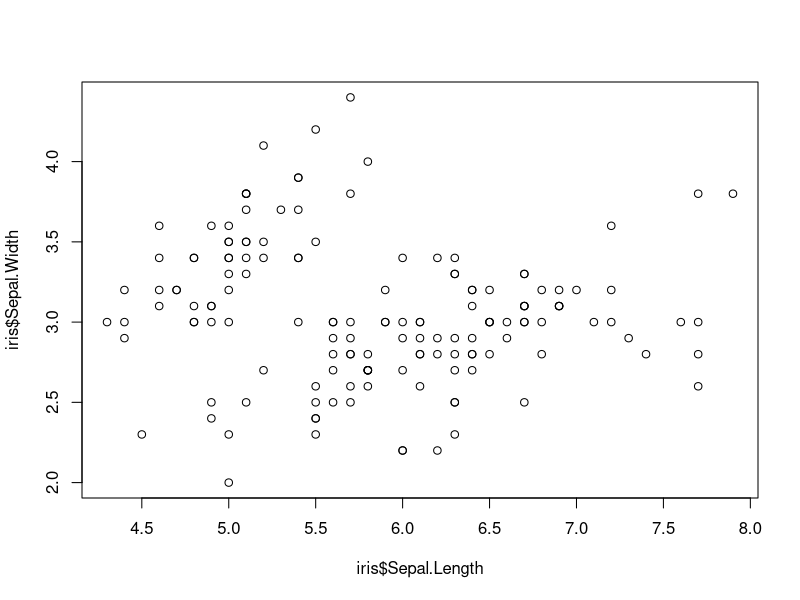
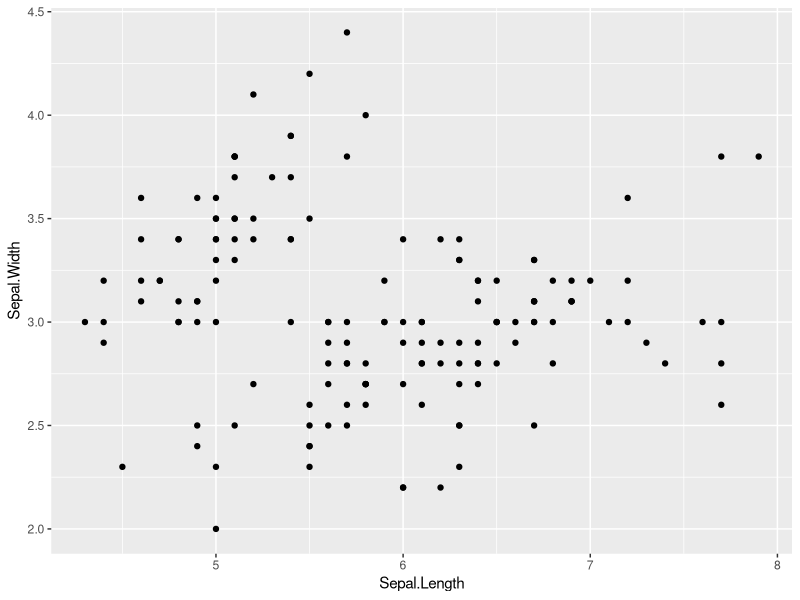
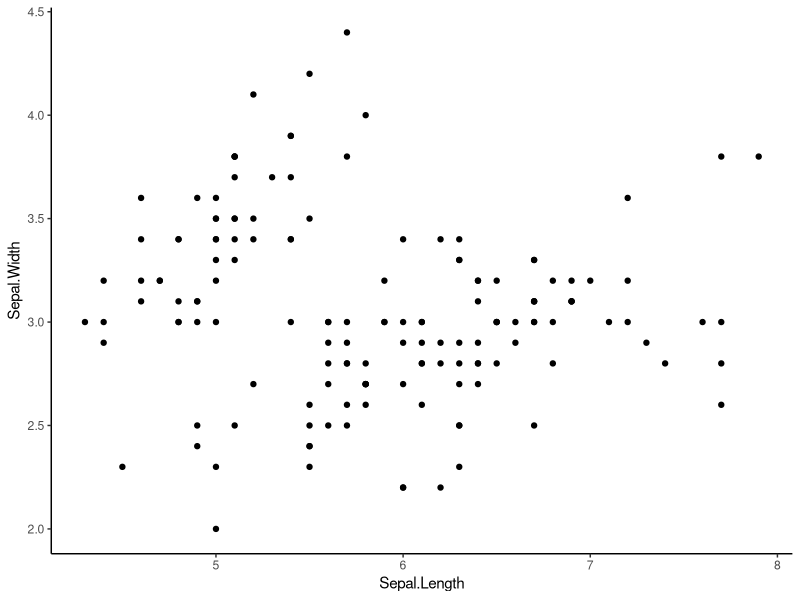

Source code (R) for these figures, in order:
#use built in iris dataset
#take a look at it 
head(iris)
#load in some tidyverse packages
library(tidyverse)

#####################################
##### Part 1: for loops         #####
#####################################

#Using only data for iris versicolor
#write a for loop
#that produces a regression table
#for each of the following relationships
#1. iris  sepal length x width
#2. iris  petal length x width
#3. iris sepal length x petal length

# hint: consider using a list, and also new vectors for regression variables

versicolor <- subset(iris, Species == "versicolor")
variables <- list(versicolor$Sepal.Length ~ versicolor$Sepal.Width, 
               versicolor$Petal.Length ~ versicolor$Petal.Width, 
               versicolor$Sepal.Length ~ versicolor$Petal.Length)
models <- list()

for (item in variables) {
  model <- lm(item, data = versicolor)
  print (summary(model))
  models[[deparse(item)]] <- summary(model)$coefficients 
}
#deparse adds the names of each model so i can differentiate
#converts formula to text 
models

#####################################
##### Part 2: data in dplyr     #####
#####################################
install.packages("dplyr")
library(dplyr)
#use dplyr to join data of maximum height
#to a new iris data frame
height <- data.frame(Species = c("virginica","setosa","versicolor"),
                     Height.cm = c(60,100,11.8))

iris_with_height <- left_join(iris, height, by = "Species")

#####################################
##### Part 3: plots in ggplot2  #####
#####################################
library(ggplot2)

#look at base R scatter plot
plot(iris$Sepal.Length,iris$Sepal.Width)

#3a. now make the same plot in ggplot
ggplot(iris, aes(x = Sepal.Length, y = Sepal.Width)) + geom_point()
#geom_point makes it a scatter plot

#3b. make a scatter plot with ggplot and get rid of  busy grid lines
ggplot(iris, aes(Sepal.Length, Sepal.Width)) + geom_point() + theme_classic()
#adding theme_classic gets rid of the ugly stuff (grid lines, color)

#3c. make a scatter plot with ggplot, remove grid lines, add a title and axis labels, 
#    show species by color, and make the point size proportional to petal length

#####################################
##### Question: how did         #####
##### arguments differ between  #####
##### plot and ggplot?          #####
#####################################		
